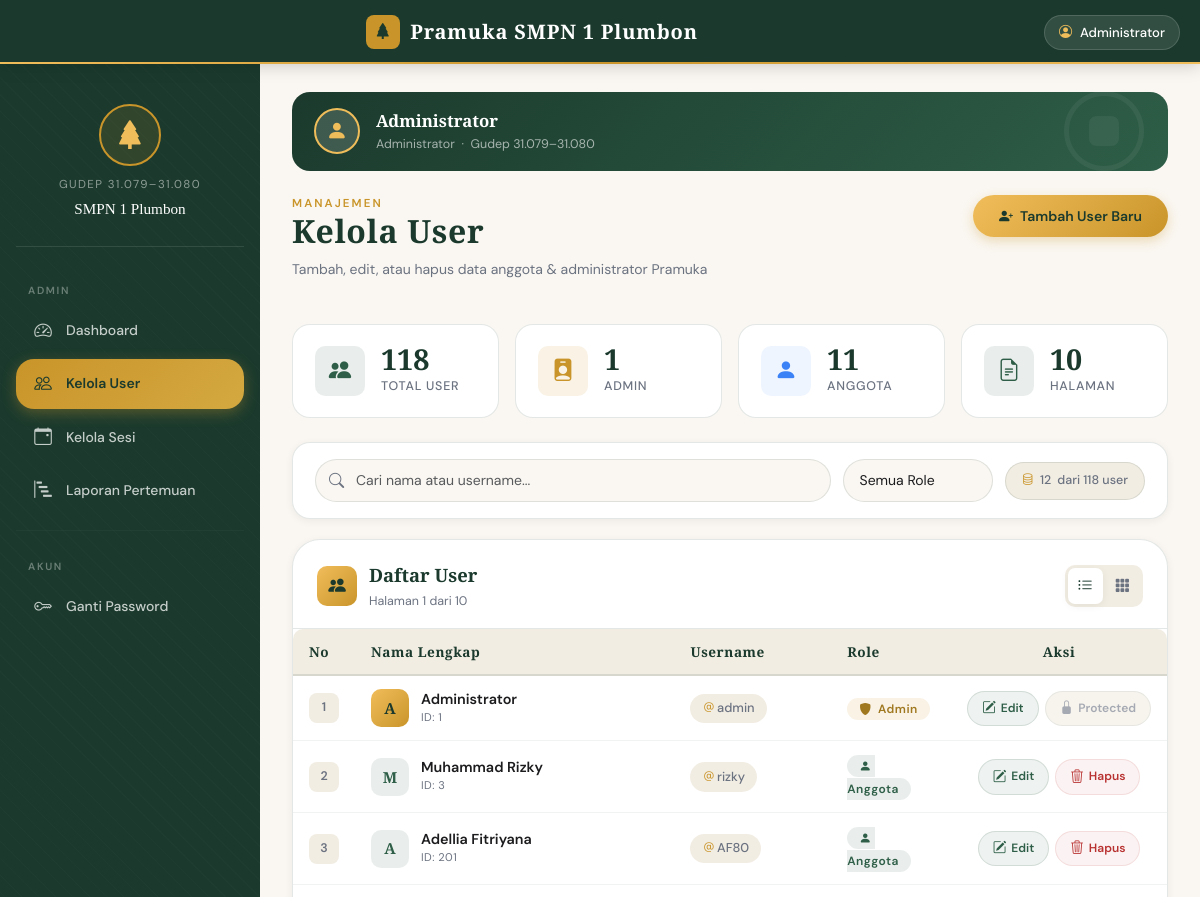
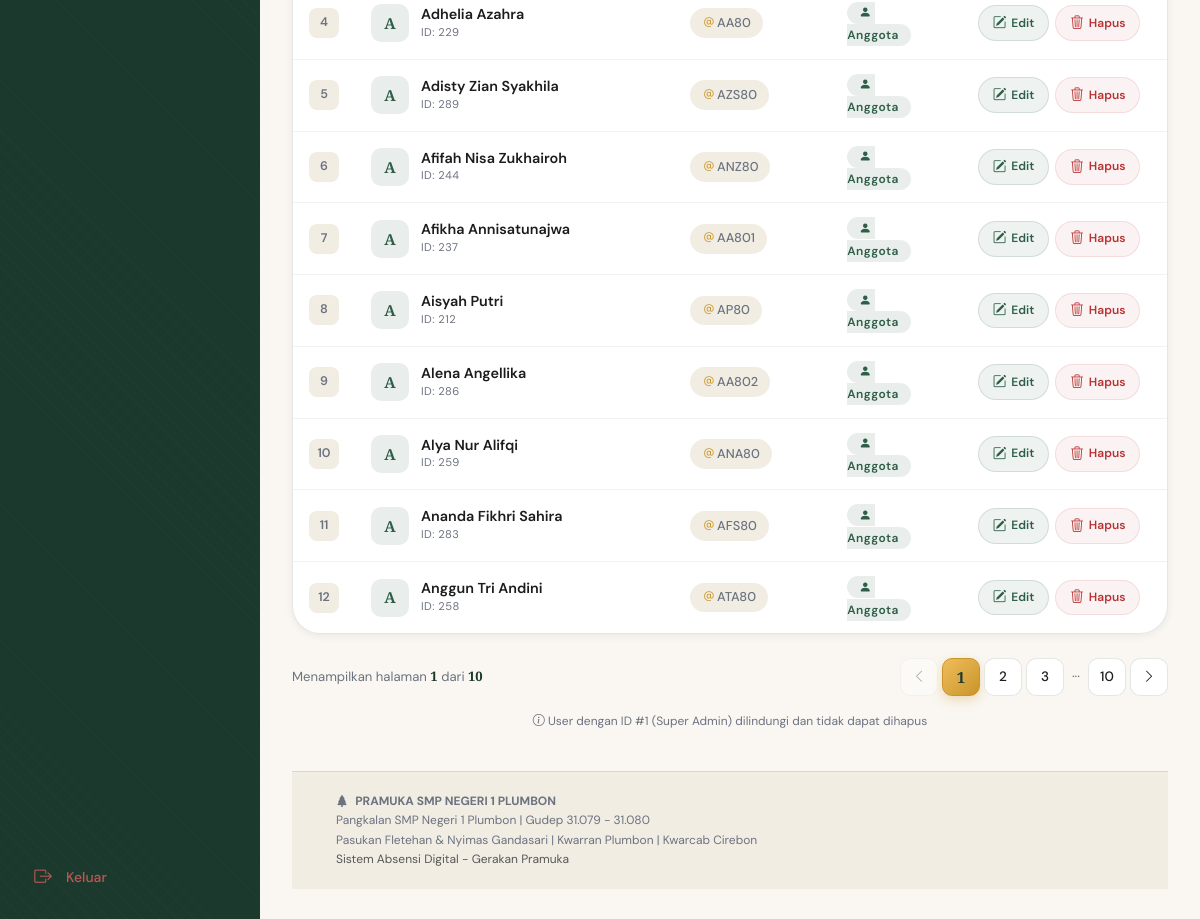
The page /public/AdminController/users (signed in) on the database its author committed (2 pictures, top to bottom).
### tables this page shows
CREATE TABLE `users` (
  `id` int(11) NOT NULL,
  `username` varchar(50) NOT NULL,
  `password` varchar(255) NOT NULL,
  `nama_lengkap` varchar(100) NOT NULL,
  `kelas` varchar(20) DEFAULT NULL,
  `role` enum('admin','user') DEFAULT 'user',
  `created_at` timestamp NOT NULL DEFAULT current_timestamp()
);

### core/Controller.php (called while the page is built, shortened)
<?php
class Controller {
    public function view($view, $data = []) {
        extract($data);
        require_once '../app/views/templates/header.php';
        require_once '../app/views/' . $view . '.php';
        require_once '../app/views/templates/footer.php';
    }
    public function model($model) {
        return new $model;
    }
}
?>

### app/controllers/AdminController.php (called while the page is built, shortened)
<?php
class AdminController extends Controller {
    private $userModel;
    private $limitPerPage = 12;
    public function __construct() {
        $this->userModel = $this->model('User');
    }
    public function users() {
        $page = isset($_GET['page']) ? max(1, (int)$_GET['page']) : 1;
        $offset = ($page - 1) * $this->limitPerPage;
        $users = $this->userModel->getAllUsersWithRole($this->limitPerPage, $offset);
        $totalUsers = $this->userModel->getTotalUsersCount();
        $totalPages = ceil($totalUsers / $this->limitPerPage);
        $this->view('admin/users', [
            'users' => $users,
            'currentPage' => $page,
            'totalPages' => $totalPages,
            'totalUsers' => $totalUsers
        ]);
    }
}
?>

### public/index.php (called while the page is built, shortened)
<?php
require_once '../config/database.php';
require_once '../core/Controller.php';
$app = new App();
?>

### app/models/User.php (called while the page is built, shortened)
<?php
class User {
    private $db;
    public function __construct() {
        $this->db = Database::getInstance()->getConnection();
    }
    public function getAllUsersWithRole($limit = null, $offset = 0) {
        $sql = "SELECT * FROM users ORDER BY kelas ASC, nama_lengkap ASC";
        if ($limit !== null) {
            $sql .= " LIMIT " . (int)$limit . " OFFSET " . (int)$offset;
        }
        $stmt = $this->db->query($sql);
        return $stmt->fetchAll(PDO::FETCH_ASSOC);
    }
}
?>

### config/database.php (called while the page is built, shortened)
<?php
class Database {
    private static $instance = null;
    private $connection;
    private function __construct() {
        try {
            $this->connection = new PDO(
                "mysql:host=".DB_HOST.";dbname=".DB_NAME.";charset=utf8mb4",
                DB_USER,
                DB_PASS,
                [
                    PDO::ATTR_ERRMODE => PDO::ERRMODE_EXCEPTION,
                    PDO::ATTR_DEFAULT_FETCH_MODE => PDO::FETCH_ASSOC
                ]
            );
        } catch(PDOException $e) {
            die("Connection failed: " . $e->getMessage());
        }
    }
    public static function getInstance() {
        if (self::$instance == null) {
            self::$instance = new Database();
        }
        return self::$instance;
    }
    public function getConnection() {
        return $this->connection;
    }
}
?>

### app/views/admin/users.php (the view, shortened to what this page needs)
<div class="page-header animate-in">
    <div>
        <div class="page-header-eyebrow">Manajemen</div>
        <h1 class="page-header-title">Kelola User</h1>
        <p class="page-header-sub">Tambah, edit, atau hapus data anggota & administrator Pramuka</p>
    </div>
    <a href="<?= BASE_URL ?>/AdminController/addUser" class="btn-scout">
        <i class="bi bi-person-plus-fill"></i> Tambah User Baru
    </a>
</div>
<div class="row g-3 mb-4 animate-in">
    <div class="col-6 col-lg-3">
        <div class="stat-card">
            <div class="stat-icon green">
                <i class="bi bi-people-fill"></i>
            </div>
            <div>
                <div class="stat-value"><?= $data['totalUsers'] ?></div>
                <div class="stat-label">Total User</div>
            </div>
        </div>
    </div>
    <div class="col-6 col-lg-3">
        <div class="stat-card">
            <div class="stat-icon gold">
                <i class="bi bi-person-badge-fill"></i>
            </div>
            <div>
                <div class="stat-value">
                    <?= count(array_filter($data['users'], fn($u) => $u['role'] === 'admin')) ?>
                </div>
                <div class="stat-label">Admin</div>
            </div>
        </div>
    </div>
    <div class="col-6 col-lg-3">
        <div class="stat-card">
            <div class="stat-icon blue">
                <i class="bi bi-person-fill"></i>
            </div>
            <div>
                <div class="stat-value">
                    <?= count(array_filter($data['users'], fn($u) => $u['role'] === 'user')) ?>
                </div>
                <div class="stat-label">Anggota</div>
            </div>
        </div>
    </div>
    <div class="col-6 col-lg-3">
        <div class="stat-card">
            <div class="stat-icon green">
                <i class="bi bi-file-earmark-text"></i>
            </div>
            <div>
                <div class="stat-value"><?= $data['totalPages'] ?></div>
                <div class="stat-label">Halaman</div>
            </div>
        </div>
    </div>
</div>
<div class="card-scout animate-in" style="border-radius: var(--radius-md); margin-bottom: 20px;">
    <div style="padding: 16px 22px; display: flex; align-items: center; gap: 12px; flex-wrap: wrap;">
        <div class="form-scout" style="flex: 1; min-width: 200px;">
            <div class="search-input-wrapper">
                <input type="text"
                       id="searchUser"
                       class="form-control search-input"
                       placeholder="Cari nama atau username...">
            </div>
        </div>
        <div class="form-scout">
            <select class="form-select filter-select" id="filterRole">
                <option value="">Semua Role</option>
            </select>
        </div>
        <div class="user-count-badge">
            <i class="bi bi-database"></i>
            <span id="shownCount"><?= count($data['users']) ?></span> dari <?= $data['totalUsers'] ?> user
        </div>
    </div>
</div>
<div class="card-scout animate-in">
    <div class="card-scout-header">
        <div class="card-scout-icon">
            <i class="bi bi-people-fill"></i>
        </div>
        <div style="flex: 1;">
            <div class="card-scout-title">Daftar User</div>
            <div style="font-size: .78rem; color: var(--c-muted); margin-top: 2px;">
                Halaman <?= $data['currentPage'] ?> dari <?= $data['totalPages'] ?>
            </div>
        </div>
        <div class="view-toggle">
            <button class="view-toggle-btn active" onclick="setView('table', this)" title="Tampilan Tabel">
                <i class="bi bi-list-ul"></i>
            </button>
            <button class="view-toggle-btn" onclick="setView('grid', this)" title="Tampilan Grid">
                <i class="bi bi-grid-3x3-gap-fill"></i>
            </button>
        </div>
    </div>
    <div class="card-scout-body" style="padding: 0;">
        <div class="table-responsive" id="tableView">
            <table class="table-scout" id="userTable">
                <thead>
                    <tr>
                        <th style="width: 56px;">No</th>
                        <th>Nama Lengkap</th>
                        <th>Username</th>
                        <th style="width: 120px;">Role</th>
                        <th style="width: 180px; text-align: center;">Aksi</th>
                    </tr>
                </thead>
                <tbody>
                    <?php
                    $no = ($data['currentPage'] - 1) * 12 + 1;
                    foreach ($data['users'] as $user):
                    ?>
                    <tr class="user-row"
                        data-name="<?= strtolower(htmlspecialchars($user['nama_lengkap'])) ?>"
                        data-username="<?= strtolower(htmlspecialchars($user['username'])) ?>"
                        data-role="<?= $user['role'] ?>">
                        <td>
                            <span class="row-number"><?= $no++ ?></span>
                        </td>
                        <td>
                            <div class="user-cell">
                                <div class="user-cell-avatar <?= $user['role'] === 'admin' ? 'admin' : 'member' ?>">
                                    <?= strtoupper(substr($user['nama_lengkap'], 0, 1)) ?>
                                </div>
                                <div>
                                    <div class="user-cell-name"><?= htmlspecialchars($user['nama_lengkap']) ?></div>
                                    <div class="user-cell-id">ID: <?= $user['id'] ?></div>
                                </div>
                            </div>
                        </td>
                        <td>
                            <span class="username-tag">
                                <i class="bi bi-at"></i><?= htmlspecialchars($user['username']) ?>
                            </span>
                        </td>
                        <td>
                            <?php if ($user['role'] === 'admin'): ?>
                                <span class="status-badge badge-admin">
                                    <i class="bi bi-shield-fill"></i> Admin
                                </span>
                            <?php else: ?>
                                <span class="status-badge badge-member">
                                    <i class="bi bi-person-fill"></i> Anggota
                                </span>
                            <?php endif; ?>
                        </td>
                        <td style="text-align: center;">
                            <div class="action-buttons">
                                <a href="<?= BASE_URL ?>/AdminController/editUser/<?= $user['id'] ?>"
                                   class="btn-action btn-action-edit"
                                   title="Edit User">
                                    <i class="bi bi-pencil-square"></i>
                                    <span>Edit</span>
                                </a>
                                <?php if ($user['id'] != 1): ?>
                                    <a href="<?= BASE_URL ?>/AdminController/deleteUser/<?= $user['id'] ?>"
                                       class="btn-action btn-action-delete"
                                       title="Hapus User"
                                       onclick="return confirmDelete('<?= htmlspecialchars($user['nama_lengkap']) ?>')">
                                        <i class="bi bi-trash3"></i>
                                        <span>Hapus</span>
                                    </a>
                                <?php else: ?>
                                    <span class="btn-action btn-action-disabled" title="Super Admin tidak bisa dihapus">
                                        <i class="bi bi-lock-fill"></i>
                                        <span>Protected</span>
                                    </span>
                                <?php endif; ?>
                            </div>
                        </td>
                    </tr>
                    <?php endforeach; ?>
                </tbody>
            </table>
        </div>
    </div>
</div>
<?php if ($data['totalPages'] > 1): ?>
<div class="pagination-scout animate-in">
    <div class="pagination-info">
        Menampilkan halaman <strong><?= $data['currentPage'] ?></strong> dari
        <strong><?= $data['totalPages'] ?></strong>
    </div>
    <div class="pagination-buttons">
        <a href="?page=<?= $data['currentPage'] - 1 ?>"
           class="pagination-btn <?= $data['currentPage'] == 1 ? 'disabled' : '' ?>">
            <i class="bi bi-chevron-left"></i>
        </a>
        <?php
        $start = max(1, $data['currentPage'] - 2);
        $end = min($data['totalPages'], $data['currentPage'] + 2);
        ?>
        <?php for ($i = $start; $i <= $end; $i++): ?>
            <a href="?page=<?= $i ?>"
               class="pagination-btn <?= $i == $data['currentPage'] ? 'active' : '' ?>">
                <?= $i ?>
            </a>
        <?php endfor; ?>
        <?php if ($end < $data['totalPages']): ?>
            <?php if ($end < $data['totalPages'] - 1): ?>
                <span class="pagination-dots">···</span>
            <?php endif; ?>
            <a href="?page=<?= $data['totalPages'] ?>" class="pagination-btn">
                <?= $data['totalPages'] ?>
            </a>
        <?php endif; ?>
        <a href="?page=<?= $data['currentPage'] + 1 ?>"
           class="pagination-btn <?= $data['currentPage'] == $data['totalPages'] ? 'disabled' : '' ?>">
            <i class="bi bi-chevron-right"></i>
        </a>
    </div>
</div>
<?php endif; ?>
<div class="text-center mt-3 animate-in" style="font-size: .75rem; color: var(--c-muted);">
    <i class="bi bi-info-circle"></i>
    User dengan ID #1 (Super Admin) dilindungi dan tidak dapat dihapus
</div>

### rows shown on the page
users: nama_lengkap "A", nama_lengkap "Administrator", id "1", username "admin", role "admin" (drawn), shows "Protected"
users: nama_lengkap "M", nama_lengkap "Muhammad Rizky", id "3", username "rizky", role "user" (drawn)
users: nama_lengkap "A", nama_lengkap "Adellia Fitriyana", id "201", username "AF80", role "user" (drawn)
users: nama_lengkap "A", nama_lengkap "Adhelia Azahra", id "229", username "AA80", role "user" (drawn)
users: nama_lengkap "A", nama_lengkap "Adisty Zian Syakhila", id "289", username "AZS80", role "user" (drawn)
users: nama_lengkap "A", nama_lengkap "Afifah Nisa Zukhairoh", id "244", username "ANZ80", role "user" (drawn)
users: nama_lengkap "A", nama_lengkap "Afikha Annisatunajwa", id "237", username "AA801", role "user" (drawn)
users: nama_lengkap "A", nama_lengkap "Aisyah Putri", id "212", username "AP80", role "user" (drawn)
users: nama_lengkap "A", nama_lengkap "Alena Angellika", id "286", username "AA802", role "user" (drawn)
users: nama_lengkap "A", nama_lengkap "Alya Nur Alifqi", id "259", username "ANA80", role "user" (drawn)
users: nama_lengkap "A", nama_lengkap "Ananda Fikhri Sahira", id "283", username "AFS80", role "user" (drawn)
users: nama_lengkap "A", nama_lengkap "Anggun Tri Andini", id "258", username "ATA80", role "user" (drawn)

### other values the page prints
$_SESSION['nama_lengkap'] "Administrator"
$data['totalUsers'] "118"
count(array_filter($data['users'], fn($u) => $u['role'] === 'admin')) "1"
count(array_filter($data['users'], fn($u) => $u['role'] === 'user')) "11"
$data['totalPages'] "10"
count($data['users']) "12"
$data['currentPage'] "1"
